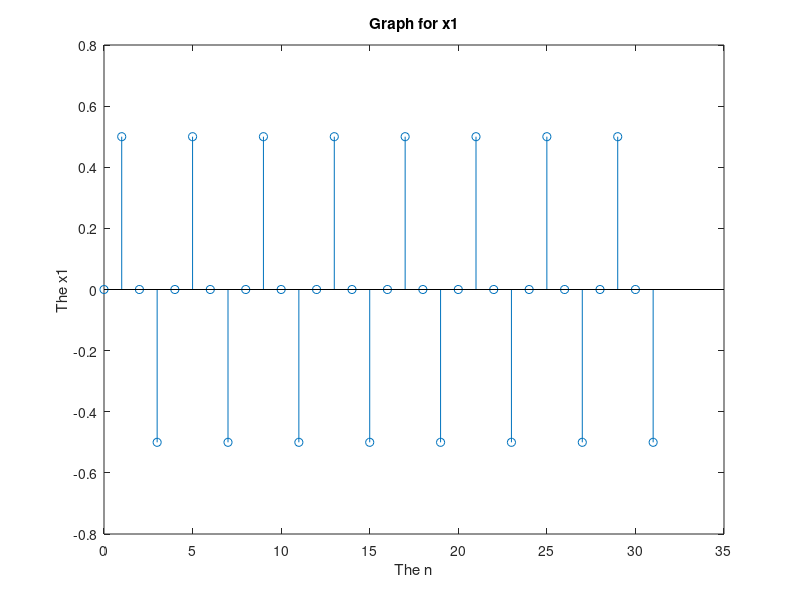
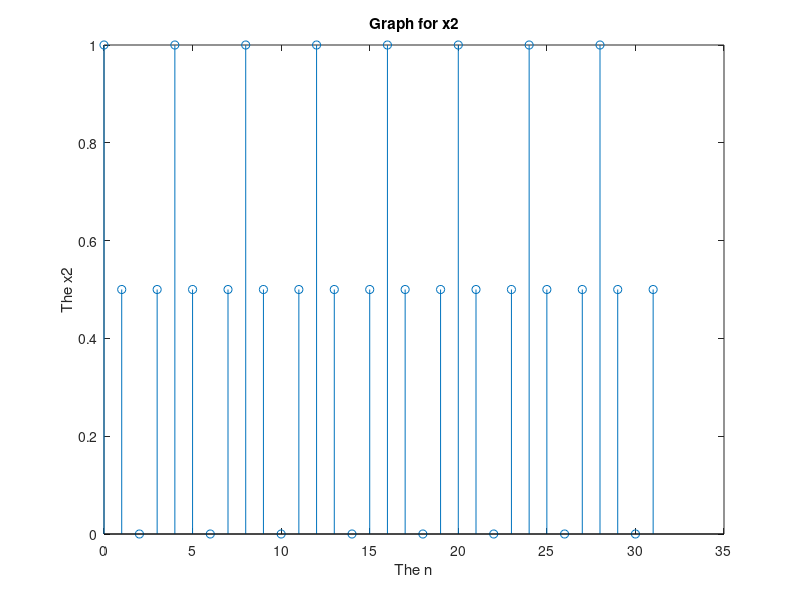
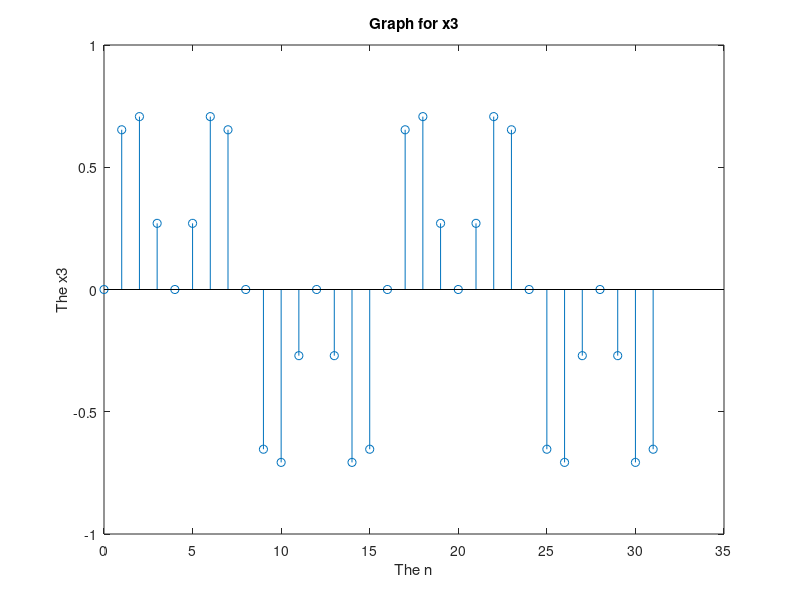

Source code (MATLAB) for these figures, in order:
% 1.2(d)
n = 0:1:31;
x1 = sin(pi*n/4).*cos(pi*n/4);
figure(1);
stem(n,x1);
xlabel('The n');
ylabel('The x1');
title('Graph for x1');

x2 = cos(pi*n/4).^2;
figure(2);
stem(n,x2);
xlabel('The n');
ylabel('The x2');
title('Graph for x2');

x3 = sin(pi*n/4).*cos(pi*n/8);
figure(3);
stem(n,x3);
xlabel('The n');
ylabel('The x3');
title('Graph for x3');